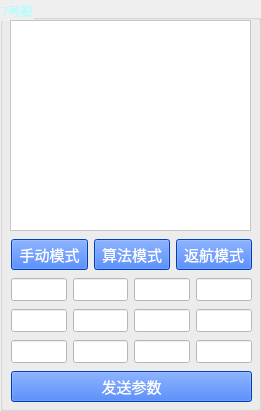
   <widget class="QGroupBox" name="groupBox_9">
    <property name="geometry">
     <rect>
      <x>280</x>
      <y>440</y>
      <width>261</width>
      <height>411</height>
     </rect>
    </property>
    <property name="styleSheet">
     <string notr="true">color: rgb(170, 255, 255);</string>
    </property>
    <property name="title">
     <string>7号船</string>
    </property>
    <widget class="QTextBrowser" name="text_7">
     <property name="geometry">
      <rect>
       <x>10</x>
       <y>20</y>
       <width>241</width>
       <height>211</height>
      </rect>
     </property>
     <property name="font">
      <font>
       <family>黑体</family>
       <pointsize>8</pointsize>
      </font>
     </property>
     <property name="styleSheet">
      <string notr="true">background-color: rgb(255, 255, 255);
color: rgb(0, 0, 0);</string>
     </property>
    </widget>
    <widget class="QWidget" name="layoutWidget">
     <property name="geometry">
      <rect>
       <x>11</x>
       <y>237</y>
       <width>241</width>
       <height>169</height>
      </rect>
     </property>
     <layout class="QVBoxLayout" name="verticalLayout_8">
      <item>
       <layout class="QHBoxLayout" name="horizontalLayout_29">
        <item>
         <widget class="QPushButton" name="manul_7">
          <property name="font">
           <font>
            <family>黑体</family>
            <pointsize>11</pointsize>
           </font>
          </property>
          <property name="styleSheet">
           <string notr="true">color: rgb(255, 255, 255);
background-color: rgb(0, 85, 255);</string>
          </property>
          <property name="text">
           <string>手动模式</string>
          </property>
         </widget>
        </item>
        <item>
         <widget class="QPushButton" name="guided_7">
          <property name="font">
           <font>
            <family>黑体</family>
            <pointsize>11</pointsize>
           </font>
          </property>
          <property name="styleSheet">
           <string notr="true">color: rgb(255, 255, 255);
background-color: rgb(0, 85, 255);</string>
          </property>
          <property name="text">
           <string>算法模式</string>
          </property>
         </widget>
        </item>
        <item>
         <widget class="QPushButton" name="RTL_7">
          <property name="font">
           <font>
            <family>黑体</family>
            <pointsize>11</pointsize>
           </font>
          </property>
          <property name="styleSheet">
           <string notr="true">color: rgb(255, 255, 255);
background-color: rgb(0, 85, 255);</string>
          </property>
          <property name="text">
           <string>返航模式</string>
          </property>
         </widget>
        </item>
       </layout>
      </item>
      <item>
       <layout class="QHBoxLayout" name="horizontalLayout_30">
        <item>
         <widget class="QLineEdit" name="pa0_7">
          <property name="font">
           <font>
            <family>Times New Roman</family>
            <pointsize>10</pointsize>
            <weight>75</weight>
            <bold>true</bold>
           </font>
          </property>
          <property name="styleSheet">
           <string notr="true">background-color: rgb(255, 255, 255);
color: rgb(0, 0, 0);</string>
          </property>
         </widget>
        </item>
        <item>
         <widget class="QLineEdit" name="pa1_7">
          <property name="font">
           <font>
            <family>Times New Roman</family>
            <pointsize>10</pointsize>
            <weight>75</weight>
            <bold>true</bold>
           </font>
          </property>
          <property name="styleSheet">
           <string notr="true">background-color: rgb(255, 255, 255);
color: rgb(0, 0, 0);</string>
          </property>
         </widget>
        </item>
        <item>
         <widget class="QLineEdit" name="pa2_7">
          <property name="font">
           <font>
            <family>Times New Roman</family>
            <pointsize>10</pointsize>
            <weight>75</weight>
            <bold>true</bold>
           </font>
          </property>
          <property name="styleSheet">
           <string notr="true">background-color: rgb(255, 255, 255);
color: rgb(0, 0, 0);</string>
          </property>
         </widget>
        </item>
        <item>
         <widget class="QLineEdit" name="pa3_7">
          <property name="font">
           <font>
            <family>Times New Roman</family>
            <pointsize>10</pointsize>
            <weight>75</weight>
            <bold>true</bold>
           </font>
          </property>
          <property name="styleSheet">
           <string notr="true">background-color: rgb(255, 255, 255);
color: rgb(0, 0, 0);</string>
          </property>
         </widget>
        </item>
       </layout>
      </item>
      <item>
       <layout class="QHBoxLayout" name="horizontalLayout_31">
        <item>
         <widget class="QLineEdit" name="pa4_7">
          <property name="font">
           <font>
            <family>Times New Roman</family>
            <pointsize>10</pointsize>
            <weight>75</weight>
            <bold>true</bold>
           </font>
          </property>
          <property name="styleSheet">
           <string notr="true">background-color: rgb(255, 255, 255);
color: rgb(0, 0, 0);</string>
          </property>
         </widget>
        </item>
        <item>
         <widget class="QLineEdit" name="pa5_7">
          <property name="font">
           <font>
            <family>Times New Roman</family>
            <pointsize>10</pointsize>
            <weight>75</weight>
            <bold>true</bold>
           </font>
          </property>
          <property name="styleSheet">
           <string notr="true">background-color: rgb(255, 255, 255);
color: rgb(0, 0, 0);</string>
          </property>
         </widget>
        </item>
        <item>
         <widget class="QLineEdit" name="pa6_7">
          <property name="font">
           <font>
            <family>Times New Roman</family>
            <pointsize>10</pointsize>
            <weight>75</weight>
            <bold>true</bold>
           </font>
          </property>
          <property name="styleSheet">
           <string notr="true">background-color: rgb(255, 255, 255);
color: rgb(0, 0, 0);</string>
          </property>
         </widget>
        </item>
        <item>
         <widget class="QLineEdit" name="pa7_7">
          <property name="font">
           <font>
            <family>Times New Roman</family>
            <pointsize>10</pointsize>
            <weight>75</weight>
            <bold>true</bold>
           </font>
          </property>
          <property name="styleSheet">
           <string notr="true">background-color: rgb(255, 255, 255);
color: rgb(0, 0, 0);</string>
          </property>
         </widget>
        </item>
       </layout>
      </item>
      <item>
       <layout class="QHBoxLayout" name="horizontalLayout_32">
        <item>
         <widget class="QLineEdit" name="pa8_7">
          <property name="font">
           <font>
            <family>Times New Roman</family>
            <pointsize>10</pointsize>
            <weight>75</weight>
            <bold>true</bold>
           </font>
          </property>
          <property name="styleSheet">
           <string notr="true">background-color: rgb(255, 255, 255);
color: rgb(0, 0, 0);</string>
          </property>
         </widget>
        </item>
        <item>
         <widget class="QLineEdit" name="pa9_7">
          <property name="font">
           <font>
            <family>Times New Roman</family>
            <pointsize>10</pointsize>
            <weight>75</weight>
            <bold>true</bold>
           </font>
          </property>
          <property name="styleSheet">
           <string notr="true">background-color: rgb(255, 255, 255);
color: rgb(0, 0, 0);</string>
          </property>
         </widget>
        </item>
        <item>
         <widget class="QLineEdit" name="pa10_7">
          <property name="font">
           <font>
            <family>Times New Roman</family>
            <pointsize>10</pointsize>
            <weight>75</weight>
            <bold>true</bold>
           </font>
          </property>
          <property name="styleSheet">
           <string notr="true">background-color: rgb(255, 255, 255);
color: rgb(0, 0, 0);</string>
          </property>
         </widget>
        </item>
        <item>
         <widget class="QLineEdit" name="pa11_7">
          <property name="font">
           <font>
            <family>Times New Roman</family>
            <pointsize>10</pointsize>
            <weight>75</weight>
            <bold>true</bold>
           </font>
          </property>
          <property name="styleSheet">
           <string notr="true">background-color: rgb(255, 255, 255);
color: rgb(0, 0, 0);</string>
          </property>
         </widget>
        </item>
       </layout>
      </item>
      <item>
       <widget class="QPushButton" name="set_7">
        <property name="font">
         <font>
          <family>黑体</family>
          <pointsize>11</pointsize>
         </font>
        </property>
        <property name="styleSheet">
         <string notr="true">color: rgb(255, 255, 255);
background-color: rgb(0, 85, 255);</string>
        </property>
        <property name="text">
         <string>发送参数</string>
        </property>
       </widget>
      </item>
     </layout>
    </widget>
   </widget>
